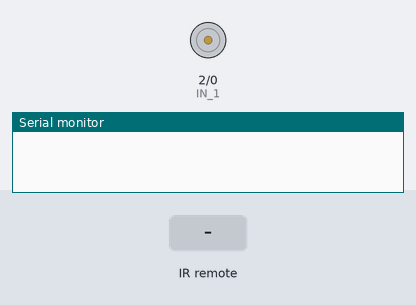
Bench run of a sketch on a simulated ESP8266 (NodeMCU). Parts: motor-driver pin pairs drawn as motors (green arrow = first pin HIGH = forward, orange = second pin HIGH = backward, longer = more drive, scaled by the enable pin), the last lines printed to the serial monitor. Inputs (shaded band) come from the test bench.

Above: at 1.2 s.
1.3 s: infrared code 0xFF18E7 received
At 2.5 s:
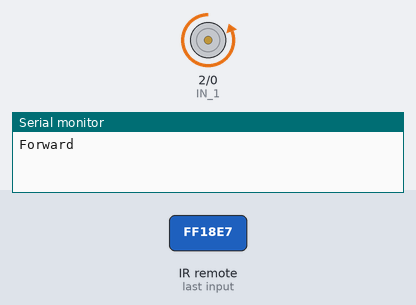
2.8 s: infrared code 0xFF4AB5 received
At 3.8 s:
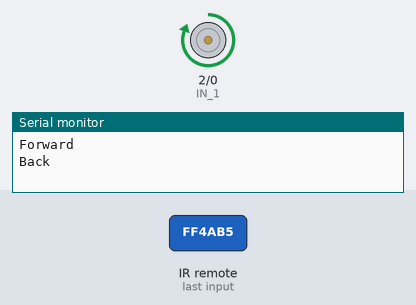
4.3 s: infrared code 0xFF629D received
At 5.7 s:
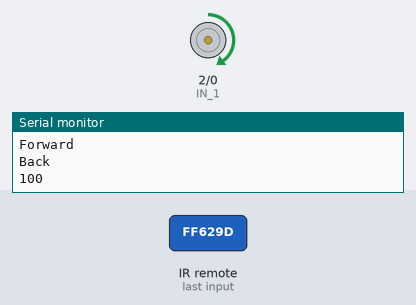
6.8 s: infrared code 0xFF38C7 received
At 8.0 s:
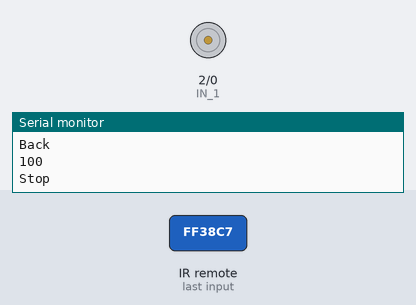
8.3 s: infrared code 0xFF22DD received
10.8 s: infrared code 0xFFC23D received
Timing chart, 0 to 13.8 s (numbered marks = the images above; inputs shaded):
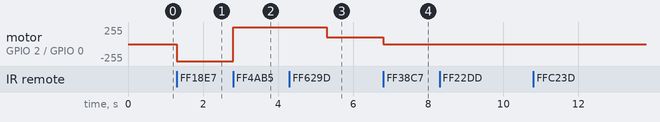

The sketch:

Dolly.ino
```cpp
#define ENA   5         // Enable/speed motors Left         GPIO14(D5)
#define IN_1  2           // L298N in1 motors Left            GPIO2(D4)
#define IN_2  0           // L298N in2 motors Left            GPIO0(D3)
#define RECV_PIN 14


#include <ESP8266WiFi.h>
#include <IRremoteESP8266.h>
#include <IRrecv.h>

int speedCar = 1000;         // 0 - 255


IRrecv irrecv(RECV_PIN);
decode_results results;


void setup()
{
  pinMode(ENA, OUTPUT);
  pinMode(IN_1, OUTPUT);
  pinMode(IN_2, OUTPUT);
  Serial.begin(9600);
  irrecv.enableIRIn();
}

void goAhead()
{
  digitalWrite(IN_1, LOW);
  digitalWrite(IN_2, HIGH);
  analogWrite(ENA, speedCar);
}

void goBack()
{
  digitalWrite(IN_1, HIGH);
  digitalWrite(IN_2, LOW);
  analogWrite(ENA, speedCar);
}


void stopDolly()
{
  digitalWrite(IN_1, LOW);
  digitalWrite(IN_2, LOW);
  analogWrite(ENA, speedCar);
}

void loop()
{
  analogWrite(ENA, speedCar);

  if ( irrecv.decode(&results) )
  {


        if(results.value == 0xFF18E7)
        {
        goAhead();
        Serial.println("Forward");
        delay(1000);

        }

        else if(results.value == 0xFF4AB5)
        {
        goBack();
        Serial.println("Back");
        delay(1000);

        }

        else if(results.value ==  0xFF38C7)
        {
        stopDolly();
        Serial.println("Stop");
        delay(1000);

        }

        else if(results.value ==  0xFF9867)
        {
        speedCar = 25;
        Serial.println(speedCar);
        delay(1000);

        }

        else if(results.value ==  0xFFA25D)
        {
        speedCar = 50;
        Serial.println(speedCar);
        delay(1000);

        }

        else if(results.value ==  0xFF629D)
        {
        speedCar = 100;
        Serial.println(speedCar);
        delay(1000);

        }

        else if(results.value ==  0xFFE21D)
        {
        speedCar = 125;
        Serial.println(speedCar);
        delay(1000);

        }

        else if(results.value ==  0xFF22DD)
        {
        speedCar = 150;
        Serial.println(speedCar);
        delay(1000);

        }

        else if(results.value ==  0xFF02FD)
        {
        speedCar = 175;
        Serial.println(speedCar);
        delay(1000);

        }

        else if(results.value ==  0xFFC23D)
        {
        speedCar = 200;
        Serial.println(speedCar);
        delay(1000);

        }

        else if(results.value ==  0xFFE01F)
        {
        speedCar = 215;
        Serial.println(speedCar);
        delay(1000);

        }

        else if(results.value ==  0xFFA857)
        {
        speedCar = 230;
        Serial.println(speedCar);
        delay(1000);

        }

        else if(results.value ==  0xFF906F)
        {
        speedCar = 250;
        Serial.println(speedCar);
        delay(1000);

        }


    irrecv.resume();
  }

}
```

Measured:
- after the input at 1.3 s, motor on GPIO 2 (IN_1) / GPIO 0 (IN_2): stopped → backward 255/255 at once
- after the input at 2.8 s, motor on GPIO 2 (IN_1) / GPIO 0 (IN_2): backward 255/255 → forward 255/255 at once
- after the input at 4.3 s, motor on GPIO 2 (IN_1) / GPIO 0 (IN_2): forward 255/255 → forward 100/255 after 1.0 s
- after the input at 6.8 s, motor on GPIO 2 (IN_1) / GPIO 0 (IN_2): forward 100/255 → stopped at once
